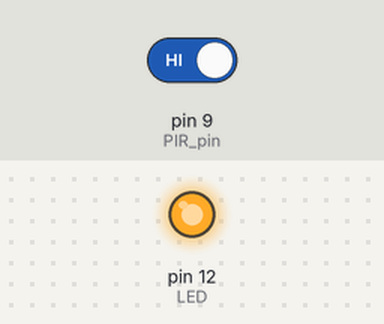
Simulated run of this sketch. Board: Arduino Uno, built with avr-gcc and run on an emulated ATmega328P. Shown: output pins drawn as LEDs (lit = HIGH). The test bench sets the inputs (shaded band); at power-on: pin 9 (PIR_pin) HIGH. What the sketch prints to the serial monitor is not drawn.

Above: at 1.2 s.
1.3 s: pin 9 (PIR_pin) driven LOW
At 1.8 s:
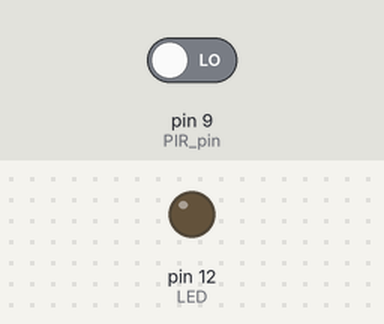
2.8 s: pin 9 (PIR_pin) driven HIGH
At 4.1 s:
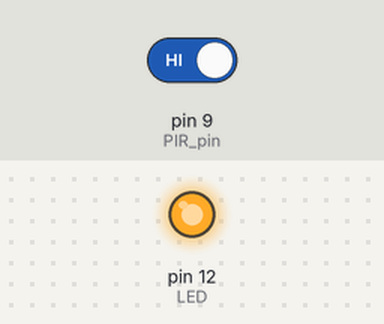
Timing chart, 0 to 5.8 s (numbered marks = the images above; inputs shaded):
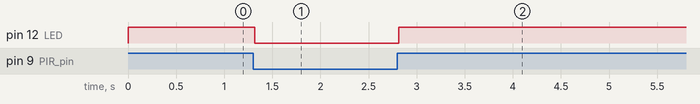

The sketch:

PIR.ino
```cpp
#define PIR_pin 9
#define LED 12

void setup()
{
  pinMode(PIR_pin, INPUT);
  pinMode(LED, OUTPUT);
  Serial.begin(9600);
}

void loop()
{
  int status1 = digitalRead(PIR_pin);
  Serial.print("Status = ");
  Serial.print(status1);
  if (status1==0)
  {
    digitalWrite(LED, LOW);
  }
  else
  {
    digitalWrite(LED, HIGH);
  }
}
```

Measured:
- after the input at 1.3 s, pin 12 (LED): HIGH → LOW at once
- after the input at 2.8 s, pin 12 (LED): LOW → HIGH at once
